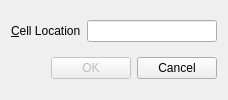
<?xml version="1.0" encoding="UTF-8"?>
<ui version="4.0">
 <class>GoToCellDialog</class>
 <widget class="QWidget" name="GoToCellDialog">
  <property name="windowTitle">
   <string>Go to Cell</string>
  </property>
  <layout class="QVBoxLayout" name="mainLayout">
   <item>
    <layout class="QHBoxLayout" name="topLayout">
     <item>
      <widget class="QLabel" name="label">
       <property name="text">
        <string>&amp;Cell Location</string>
       </property>
       <property name="buddy">
        <cstring>lineEdit</cstring>
       </property>
      </widget>
     </item>
     <item>
      <widget class="QLineEdit" name="lineEdit"/>
     </item>
    </layout>
   </item>
   <item>
    <layout class="QHBoxLayout" name="lowerLayout">
     <item>
      <spacer name="horizontalSpacer">
       <property name="orientation">
        <enum>Qt::Horizontal</enum>
       </property>
       <property name="sizeHint" stdset="0">
        <size>
         <width>40</width>
         <height>20</height>
        </size>
       </property>
      </spacer>
     </item>
     <item>
      <widget class="QPushButton" name="okButton">
       <property name="enabled">
        <bool>false</bool>
       </property>
       <property name="text">
        <string>OK</string>
       </property>
       <property name="default">
        <bool>true</bool>
       </property>
      </widget>
     </item>
     <item>
      <widget class="QPushButton" name="cancelButton">
       <property name="text">
        <string>Cancel</string>
       </property>
      </widget>
     </item>
    </layout>
   </item>
  </layout>
 </widget>
 <tabstops>
  <tabstop>lineEdit</tabstop>
  <tabstop>okButton</tabstop>
  <tabstop>cancelButton</tabstop>
 </tabstops>
 <resources/>
 <connections/>
</ui>
